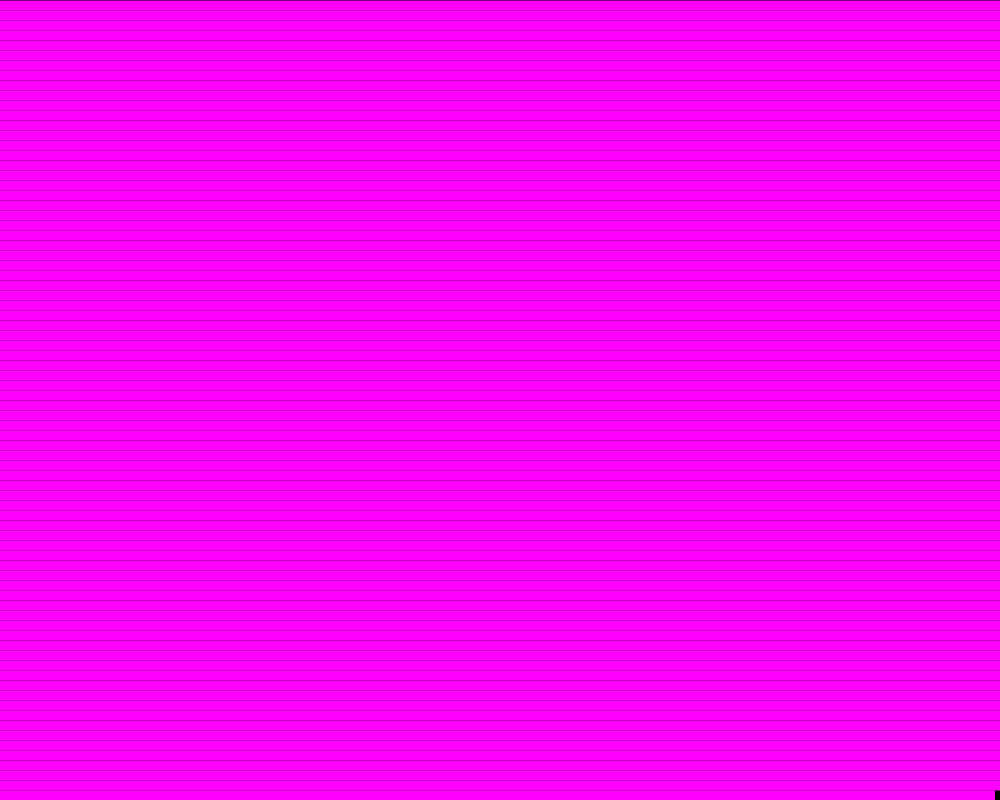
Frame 1 (no input)
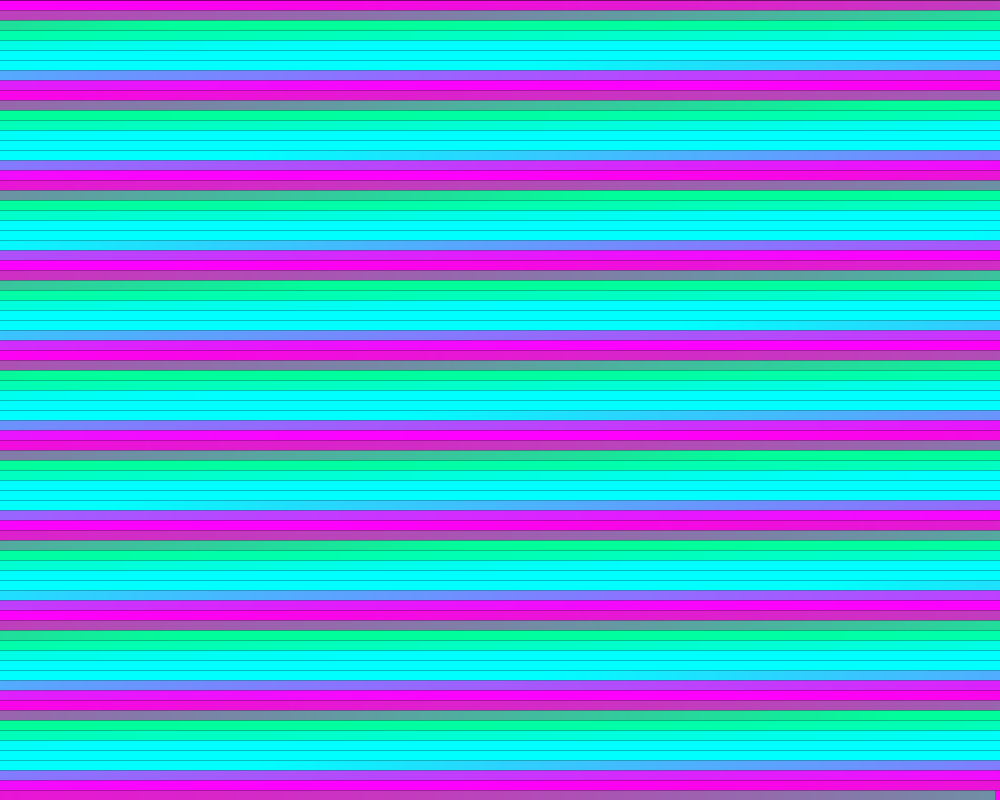
Frame 60 (the mouse pressed at the canvas centre just before this capture)
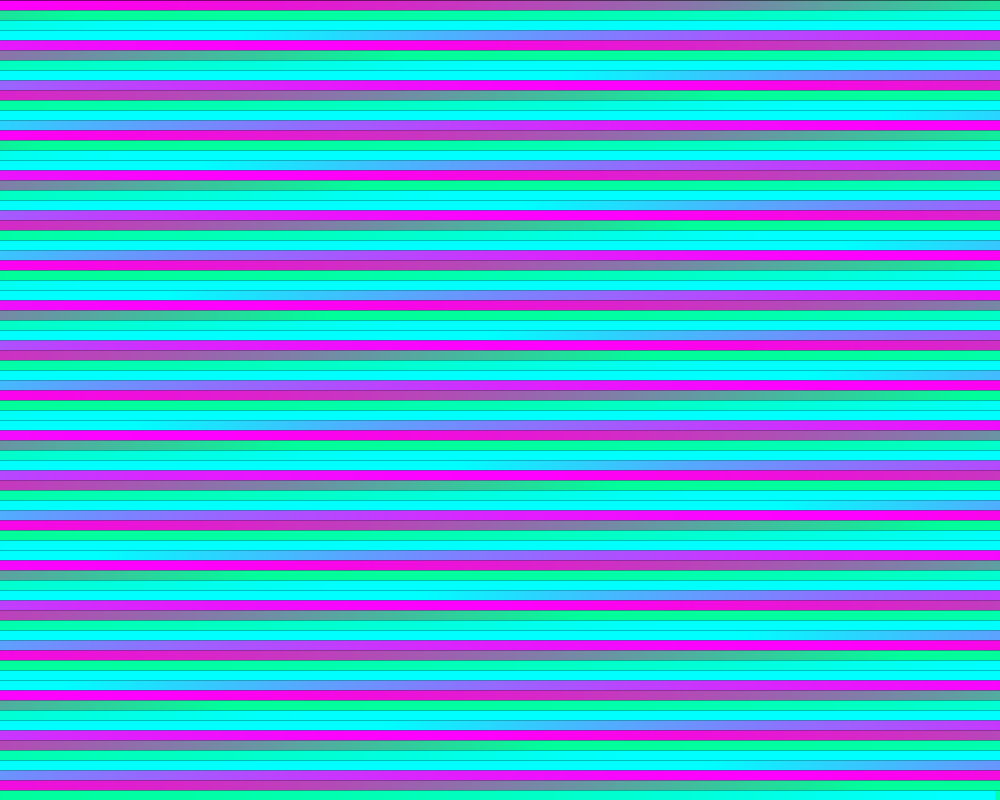
Frame 120 (the mouse held since frame 60 and released just before this capture)

The Processing sketch that drew these frames (run headless with seeded random() and noise(); from frame 60 on, the mouse is pressed at the canvas centre):

// Processing sketch: colors_grid
// ── colors_grid.pde

float x, y;
float xStep = 5;
float yStep = 10;
float a, a_;
int num;

void setup() {
  size(1000, 800);
  num = int((width/xStep) * (height/yStep));
}

void draw() {
  background(0);
  strokeCap(CORNER);
  strokeWeight(xStep);
  
  int n = 0;
  while (n < num) {
    stroke(255 * cos(radians(a)), 255 - 255 * cos(radians(a)), 255 - 100 * sin(radians(a)), 300);
    line(x, y, x, y + yStep);
    x += xStep;
    
    if (x > width) {
      x = xStep/2;
      y += yStep;
    }
    if (y >= height) {
      y = 0;
      a = 0;
    }
    
    n++;
    a += a_;
  }
  a_ += 0.0035;
}
